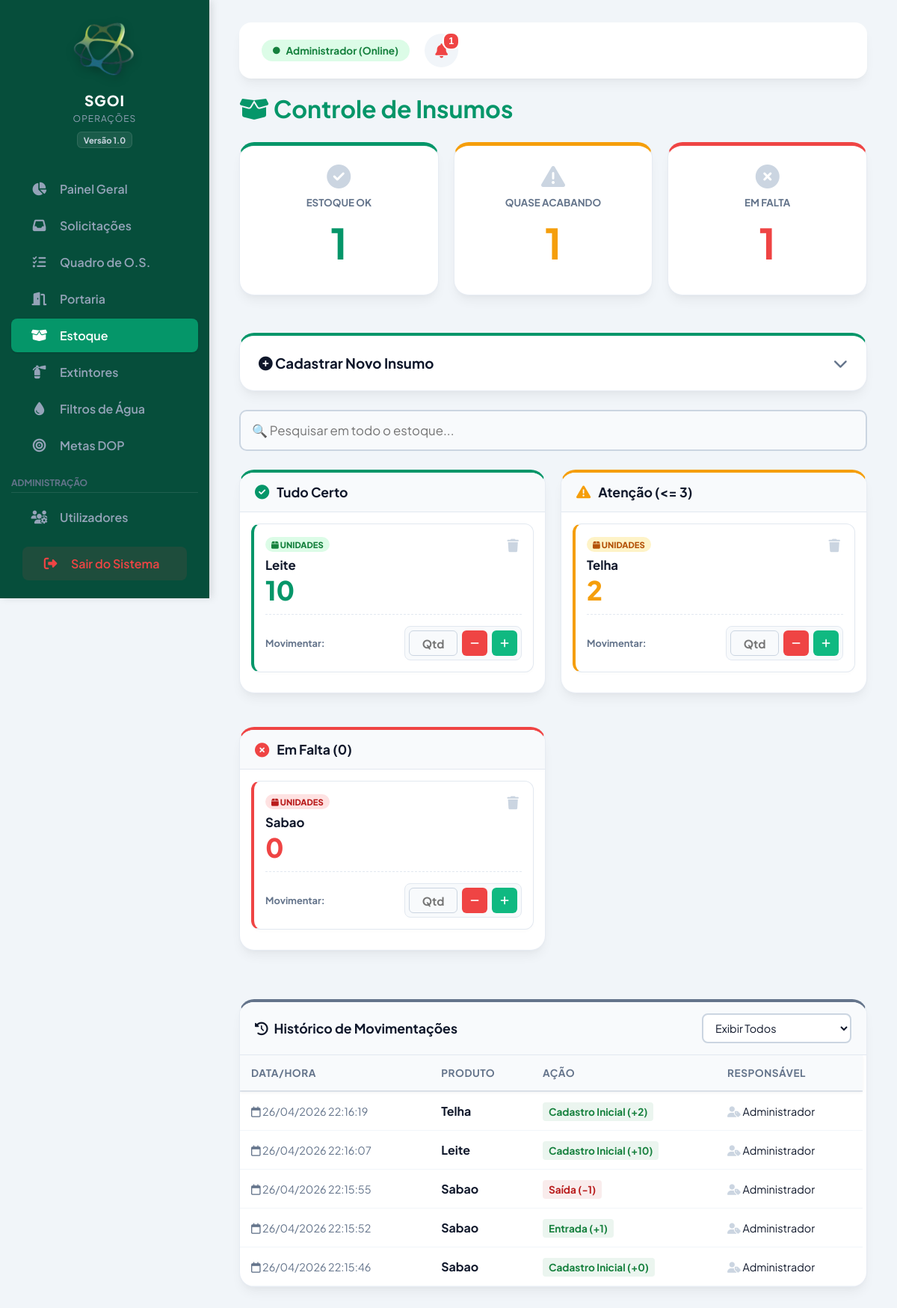
The app's page /src/estoque.php (signed in) with its own data.
### tables this page shows
CREATE TABLE estoque (
        id INTEGER PRIMARY KEY AUTOINCREMENT,
        produto TEXT NOT NULL,
        quantidade INTEGER DEFAULT 0,
        unidade TEXT NOT NULL
    );

CREATE TABLE historico_estoque (
        id INTEGER PRIMARY KEY AUTOINCREMENT,
        produto TEXT NOT NULL,
        acao TEXT NOT NULL,
        quantidade INTEGER DEFAULT 0,
        usuario TEXT NOT NULL,
        data_hora TEXT NOT NULL
    );

### src/estoque.php (the view, shortened to what this page needs)
<?php
require_once '../config/database.php';
$produtos_ok = $pdo->query("SELECT * FROM estoque WHERE quantidade > 3 ORDER BY produto ASC")->fetchAll();
$produtos_acabando = $pdo->query("SELECT * FROM estoque WHERE quantidade > 0 AND quantidade <= 3 ORDER BY produto ASC")->fetchAll();
$produtos_falta = $pdo->query("SELECT * FROM estoque WHERE quantidade = 0 ORDER BY produto ASC")->fetchAll();
$filtro_prod = $_GET['filtro_produto'] ?? '';
if (!empty($filtro_prod)) { $stmt_hist = $pdo->prepare("SELECT * FROM historico_estoque WHERE produto = ? ORDER BY id DESC LIMIT 100"); $stmt_hist->execute([$filtro_prod]); $historico = $stmt_hist->fetchAll(); }
else { $historico = $pdo->query("SELECT * FROM historico_estoque ORDER BY id DESC LIMIT 50")->fetchAll(); }
$qtd_ok = count($produtos_ok); $qtd_acabando = count($produtos_acabando); $qtd_falta = count($produtos_falta);
$notificacoes = []; if (($qtd_acabando + $qtd_falta) > 0) { $notificacoes[] = ['cor' => '#3b82f6', 'bg' => '#eff6ff', 'icone' => 'fa-box-open', 'titulo' => 'Estoque Requer Atenção', 'texto' => "Você tem ".($qtd_acabando + $qtd_falta)." item(ns) acabando ou em falta!"]; }
$tem_notificacao = count($notificacoes) > 0;
function renderizarItemEstoque($p, $cor_tema, $bg_badge, $cor_badge) {
    echo "<div class='cartao-estoque' style='background:#ffffff; border: 1px solid #e2e8f0; border-left: 4px solid $cor_tema; padding:15px; border-radius:12px; margin-bottom: 12px; box-shadow: 0 2px 4px rgba(0,0,0,0.02); transition:0.2s;'>
            <div style='display:flex; justify-content:space-between; align-items:flex-start;'>
                <div>
                    <span style='background:$bg_badge; color:$cor_badge; padding:3px 8px; border-radius:12px; font-size:0.7em; font-weight:800; text-transform:uppercase;'><i class='fa-solid fa-box'></i> ".htmlspecialchars($p['unidade'])."</span>
                    <strong class='nome-produto' style='display:block; color:var(--text-main); margin-top:8px; font-size:1.05em;'>" . htmlspecialchars($p['produto']) . "</strong>
                    <div style='font-size:2.2em; font-weight:900; color:$cor_tema; margin-top:5px; line-height:1;'>{$p['quantidade']}</div>
                </div>
                <form method='POST' style='margin:0; display:inline;' onsubmit=\"return confirm('ATENÇÃO: Deseja excluir este produto permanentemente do sistema?')\">
                    <input type='hidden' name='acao' value='excluir'><input type='hidden' name='id_excluir' value='{$p['id']}'>
                    <button type='submit' style='background:none; border:none; color:#cbd5e1; padding:4px; cursor:pointer; font-size:1.1em; transition:0.2s;' onmouseover=\"this.style.color='var(--danger)'\" onmouseout=\"this.style.color='#cbd5e1'\" title='Excluir Produto'><i class='fa-solid fa-trash'></i></button>
                </form>
            </div>
            <div style='margin-top:15px; padding-top:15px; border-top:1px dashed #e2e8f0; display:flex; justify-content:space-between; align-items:center;'>
                <span style='font-size:0.8em; color:var(--text-muted); font-weight:bold;'>Movimentar:</span>
                <form method='POST' style='margin:0; display:flex; align-items:center; gap:6px; background:#f8fafc; padding:5px; border-radius:8px; border:1px solid #e2e8f0;'>
                    <input type='hidden' name='id_produto' value='{$p['id']}'>
                    <input type='number' name='qtd_movimento' min='1' placeholder='Qtd' required style='width:65px; height:34px; text-align:center; border:1px solid #cbd5e1; border-radius:6px; font-weight:bold; font-size:0.95em; outline:none; color:var(--text-main);'>
                    <button type='submit' name='tipo_movimento' value='saida' style='height:34px; width:34px; border-radius:6px; border:none; background:#ef4444; color:white; cursor:pointer; display:flex; align-items:center; justify-content:center; transition:0.2s;' onmouseover=\"this.style.background='#dc2626'\" onmouseout=\"this.style.background='#ef4444'\" title='Registrar Saída'>
                        <i class='fa-solid fa-minus'></i>
                    </button>
                    <button type='submit' name='tipo_movimento' value='entrada' style='height:34px; width:34px; border-radius:6px; border:none; background:#10b981; color:white; cursor:pointer; display:flex; align-items:center; justify-content:center; transition:0.2s;' onmouseover=\"this.style.background='#059669'\" onmouseout=\"this.style.background='#10b981'\" title='Adicionar Entrada'>
                        <i class='fa-solid fa-plus'></i>
                    </button>
                </form>
            </div>
          </div>";
}
?>
<!DOCTYPE html>
<html lang="pt-BR">
<head>
    <link rel="stylesheet" href="../public/style.css?v=<?php echo time(); ?>"><link rel="stylesheet" href="https://cdnjs.cloudflare.com/ajax/libs/font-awesome/6.4.0/css/all.min.css"><title>SGOI - Estoque</title>
</head>
<body class="layout-app">
    <?php $pagina_atual = 'estoque.php'; include 'menu_nav.php'; ?>
    <main class="content" id="main-content">
        <header class="topbar" style="margin-bottom: 20px;">
            <div class="topbar-right">
                <span class="badge-online">
                    <i class="fa-solid fa-circle" style="font-size: 0.6rem;"></i>
                    <?php echo htmlspecialchars($_SESSION['usuario_nome']); ?> (Online)
                </span>
                <button class="btn-notif <?php echo $tem_notificacao ? 'tem-alerta' : ''; ?>" onclick="abrirNotificacoes()">
                    <i class="fa-solid fa-bell"></i>
                    <?php if($tem_notificacao): ?><span class="badge-notif"><?php echo count($notificacoes); ?></span><?php endif; ?>
                </button>
            </div>
        </header>
        <h1 style="color: var(--primary-green); margin-bottom: 25px;"><i class="fa-solid fa-box-open"></i> Controle de Insumos</h1>
        <div style="display: grid; grid-template-columns: repeat(auto-fit, minmax(240px, 1fr)); gap: 20px; margin-bottom: 25px;">
            <div class="stat-card" style="border-top: 5px solid var(--primary-green); text-align:center;"><i class="fa-solid fa-check-circle" style="font-size: 2em; color: #cbd5e1; margin-bottom: 10px;"></i><small style="display:block; font-weight:bold; color:var(--text-muted);">ESTOQUE OK</small><h2 style="font-size:3.5em; margin:10px 0; color:var(--primary-green);"><?php echo $qtd_ok; ?></h2></div>
            <div class="stat-card" style="border-top: 5px solid var(--warning); text-align:center;"><i class="fa-solid fa-triangle-exclamation" style="font-size: 2em; color: #cbd5e1; margin-bottom: 10px;"></i><small style="display:block; font-weight:bold; color:var(--text-muted);">QUASE ACABANDO</small><h2 style="font-size:3.5em; margin:10px 0; color:var(--warning);"><?php echo $qtd_acabando; ?></h2></div>
            <div class="stat-card" style="border-top: 5px solid var(--danger); text-align:center;"><i class="fa-solid fa-circle-xmark" style="font-size: 2em; color: #cbd5e1; margin-bottom: 10px;"></i><small style="display:block; font-weight:bold; color:var(--text-muted);">EM FALTA</small><h2 style="font-size:3.5em; margin:10px 0; color:var(--danger);"><?php echo $qtd_falta; ?></h2></div>
        </div>
        <section class="stat-card" style="margin-bottom:25px; border-top: 4px solid var(--primary-green);">
            <div style="display: flex; justify-content: space-between; align-items: center; cursor: pointer;" onclick="var f = document.getElementById('form-estoque'); var i = this.querySelector('.seta'); if(f.style.display === 'none') { f.style.display = 'flex'; i.classList.replace('fa-chevron-down', 'fa-chevron-up'); } else { f.style.display = 'none'; i.classList.replace('fa-chevron-up', 'fa-chevron-down'); }">
                <h3 style="margin:0; color: var(--text-main);"><i class="fa-solid fa-plus-circle"></i> Cadastrar Novo Insumo</h3>
                <i class="fa-solid fa-chevron-down seta" style="color: var(--text-muted); font-size: 1.2em;"></i>
            </div>
        </section>
        <input type="text" id="buscaEstoque" placeholder="🔍 Pesquisar em todo o estoque..." style="width:100%; margin-bottom:25px; padding:15px; border-radius:10px; border:2px solid #cbd5e1; font-size:1.05em; outline:none;" onkeyup="filtrarCards('buscaEstoque', 'cartao-estoque')">
        <div style="display: grid; grid-template-columns: repeat(auto-fit, minmax(300px, 1fr)); gap: 20px; margin-bottom: 40px;">
            <div class="stat-card" style="border-top: 4px solid var(--primary-green); padding: 0; overflow: hidden; display: flex; flex-direction: column;"><div style="padding: 15px 20px; border-bottom: 1px solid #e2e8f0; background: #f8fafc; display:flex; align-items:center; gap:10px;"><i class="fa-solid fa-check-circle" style="color:var(--primary-green); font-size:1.2em;"></i><h3 style="margin: 0; font-size:1.1em; color: var(--text-main);">Tudo Certo</h3></div><div class="scroll-box" style="padding: 15px; max-height:500px;"><?php if(empty($produtos_ok)) echo "<p style='text-align:center; color:var(--text-muted); font-size:0.9em;'>Nenhum produto folgado.</p>"; foreach($produtos_ok as $p) renderizarItemEstoque($p, 'var(--primary-green)', '#dcfce7', '#15803d'); ?></div></div>
            <div class="stat-card" style="border-top: 4px solid var(--warning); padding: 0; overflow: hidden; display: flex; flex-direction: column;"><div style="padding: 15px 20px; border-bottom: 1px solid #e2e8f0; background: #f8fafc; display:flex; align-items:center; gap:10px;"><i class="fa-solid fa-triangle-exclamation" style="color:var(--warning); font-size:1.2em;"></i><h3 style="margin: 0; font-size:1.1em; color: var(--text-main);">Atenção (<= 3)</h3></div><div class="scroll-box" style="padding: 15px; max-height:500px;"><?php if(empty($produtos_acabando)) echo "<p style='text-align:center; color:var(--text-muted); font-size:0.9em;'>Nada acabando.</p>"; foreach($produtos_acabando as $p) renderizarItemEstoque($p, 'var(--warning)', '#fef3c7', '#b45309'); ?></div></div>
            <div class="stat-card" style="border-top: 4px solid var(--danger); padding: 0; overflow: hidden; display: flex; flex-direction: column;"><div style="padding: 15px 20px; border-bottom: 1px solid #e2e8f0; background: #f8fafc; display:flex; align-items:center; gap:10px;"><i class="fa-solid fa-circle-xmark" style="color:var(--danger); font-size:1.2em;"></i><h3 style="margin: 0; font-size:1.1em; color: var(--text-main);">Em Falta (0)</h3></div><div class="scroll-box" style="padding: 15px; max-height:500px;"><?php if(empty($produtos_falta)) echo "<p style='text-align:center; color:var(--text-muted); font-size:0.9em;'>Nenhum item zerado!</p>"; foreach($produtos_falta as $p) renderizarItemEstoque($p, 'var(--danger)', '#fee2e2', '#b91c1c'); ?></div></div>
        </div>
        <div class="stat-card" style="border-top: 4px solid #64748b; padding: 0; overflow: hidden;">
            <div style="padding: 15px 20px; border-bottom: 1px solid #e2e8f0; background: #f8fafc; display:flex; justify-content:space-between; align-items:center; flex-wrap:wrap; gap:15px;">
                <h3 style="margin: 0; font-size:1.1em; color: var(--text-main); display:flex; align-items:center; gap:8px;"><i class="fa-solid fa-clock-rotate-left"></i> Histórico de Movimentações</h3>
                <form method="GET" style="margin:0;"><select name="filtro_produto" class="select-filtro" onchange="this.form.submit()"><option value="">Exibir Todos</option></select></form>
            </div>
            <div class="scroll-box" style="max-height:400px;">
                <table style="width:100%; border-collapse:collapse;"><thead style="position: sticky; top: 0; background: white; z-index: 10; box-shadow: 0 2px 4px rgba(0,0,0,0.05);"><tr><th style="padding:15px; text-align:left;">Data/Hora</th><th style="padding:15px; text-align:left;">Produto</th><th style="padding:15px; text-align:left;">Ação</th><th style="padding:15px; text-align:left;">Responsável</th></tr></thead>
                    <tbody>
                        <?php if(empty($historico)): ?><tr><td colspan="4" style="text-align:center; padding:20px; color:var(--text-muted);">Sem movimentos.</td></tr>
                        <?php else: foreach($historico as $h): $bc = strpos($h['acao'], 'Saída')!==false||strpos($h['acao'], 'Exclusão')!==false?'#b91c1c':(strpos($h['acao'], 'Entrada')!==false||strpos($h['acao'], 'Cadastro')!==false?'#15803d':'#64748b'); ?>
                        <tr><td style="padding:15px; border-bottom:1px solid #f1f5f9; font-size:0.9em; color:var(--text-muted);"><i class="fa-regular fa-calendar"></i> <?php echo $h['data_hora']; ?></td><td style="padding:15px; border-bottom:1px solid #f1f5f9;"><strong><?php echo htmlspecialchars($h['produto']); ?></strong></td><td style="padding:15px; border-bottom:1px solid #f1f5f9;"><span style="background:<?php echo $bc; ?>15; color:<?php echo $bc; ?>; padding:4px 8px; border-radius:4px; font-size:0.85em; font-weight:bold;"><?php echo $h['acao']; ?></span></td><td style="padding:15px; border-bottom:1px solid #f1f5f9; font-size:0.9em;"><i class="fa-solid fa-user-tag" style="color:#cbd5e1;"></i> <?php echo htmlspecialchars($h['usuario']); ?></td></tr>
                        <?php endforeach; endif; ?>
                    </tbody>
                </table>
            </div>
        </div>
    </main>
</body>
</html>

### records on screen
estoque: unidade "UNIDADES", produto "Leite", quantidade "10"
estoque: unidade "UNIDADES", produto "Telha", quantidade "2"
estoque: unidade "UNIDADES", produto "Sabao", quantidade "0"
historico_estoque: data_hora "26/04/2026 22:16:19", produto "Telha", acao "Cadastro Inicial (+2)", usuario "Administrador"
historico_estoque: data_hora "26/04/2026 22:16:07", produto "Leite", acao "Cadastro Inicial (+10)", usuario "Administrador"
historico_estoque: data_hora "26/04/2026 22:15:55", produto "Sabao", acao "Saída (-1)", usuario "Administrador"
historico_estoque: data_hora "26/04/2026 22:15:52", produto "Sabao", acao "Entrada (+1)", usuario "Administrador"
historico_estoque: data_hora "26/04/2026 22:15:46", produto "Sabao", acao "Cadastro Inicial (+0)", usuario "Administrador"

### other values on screen
$_SESSION['usuario_nome'] "Administrador"
count($notificacoes) "1"
$qtd_ok "1"
$qtd_acabando "1"
$qtd_falta "1"
